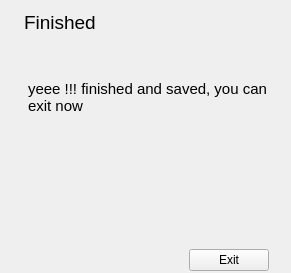
         <widget class="QWidget" name="page_67">
          <layout class="QGridLayout" name="gridLayout_12">
           <property name="bottomMargin">
            <number>0</number>
           </property>
           <item row="1" column="1">
            <widget class="QPlainTextEdit" name="plainTextEdit_5">
             <property name="font">
              <font>
               <pointsize>11</pointsize>
              </font>
             </property>
             <property name="styleSheet">
              <string notr="true">QPlainTextEdit {
    background-color: transparent;
    /*background-image: url(draft.png);*/
    background-attachment: scroll;
}</string>
             </property>
             <property name="frameShape">
              <enum>QFrame::NoFrame</enum>
             </property>
             <property name="frameShadow">
              <enum>QFrame::Plain</enum>
             </property>
             <property name="plainText">
              <string>

yeee !!! finished and saved, you can exit now
</string>
             </property>
            </widget>
           </item>
           <item row="0" column="1">
            <widget class="QLabel" name="label_11">
             <property name="font">
              <font>
               <pointsize>14</pointsize>
              </font>
             </property>
             <property name="text">
              <string>Finished</string>
             </property>
            </widget>
           </item>
           <item row="2" column="1">
            <widget class="QGroupBox" name="groupBox_5">
             <property name="maximumSize">
              <size>
               <width>16777215</width>
               <height>45</height>
              </size>
             </property>
             <property name="styleSheet">
              <string notr="true">QGroupBox {
    border: 2px solid transparent;
}</string>
             </property>
             <property name="title">
              <string/>
             </property>
             <layout class="QGridLayout" name="gridLayout_11">
              <property name="bottomMargin">
               <number>0</number>
              </property>
              <item row="0" column="1">
               <widget class="QPushButton" name="pushButton_exit">
                <property name="text">
                 <string>Exit</string>
                </property>
               </widget>
              </item>
              <item row="0" column="0">
               <spacer name="horizontalSpacer_5">
                <property name="orientation">
                 <enum>Qt::Horizontal</enum>
                </property>
                <property name="sizeHint" stdset="0">
                 <size>
                  <width>40</width>
                  <height>20</height>
                 </size>
                </property>
               </spacer>
              </item>
             </layout>
            </widget>
           </item>
           <item row="0" column="0" rowspan="3">
            <widget class="QLabel" name="label_2">
             <property name="maximumSize">
              <size>
               <width>140</width>
               <height>16777215</height>
              </size>
             </property>
             <property name="text">
              <string/>
             </property>
             <property name="pixmap">
              <pixmap>icons/watermark2.png</pixmap>
             </property>
             <property name="alignment">
              <set>Qt::AlignLeading|Qt::AlignLeft|Qt::AlignTop</set>
             </property>
            </widget>
           </item>
          </layout>
         </widget>
